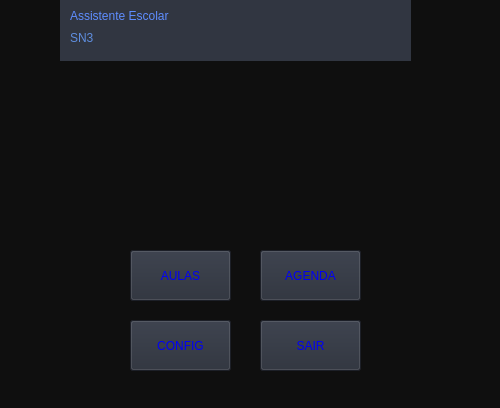
<?xml version="1.0" encoding="UTF-8"?>
<ui version="4.0">
 <class>dialog</class>
 <widget class="QDialog" name="dialog">
  <property name="geometry">
   <rect>
    <x>0</x>
    <y>0</y>
    <width>500</width>
    <height>408</height>
   </rect>
  </property>
  <property name="windowTitle">
   <string>Página inicial</string>
  </property>
  <property name="styleSheet">
   <string notr="true">background-color: rgb(15, 15, 15);
color: rgb(255, 255, 255);</string>
  </property>
  <widget class="QDialogButtonBox" name="buttonBox">
   <property name="geometry">
    <rect>
     <x>10</x>
     <y>600</y>
     <width>461</width>
     <height>32</height>
    </rect>
   </property>
   <property name="orientation">
    <enum>Qt::Horizontal</enum>
   </property>
   <property name="standardButtons">
    <set>QDialogButtonBox::Cancel|QDialogButtonBox::Ok</set>
   </property>
  </widget>
  <widget class="QLabel" name="label">
   <property name="geometry">
    <rect>
     <x>60</x>
     <y>0</y>
     <width>351</width>
     <height>61</height>
    </rect>
   </property>
   <property name="styleSheet">
    <string notr="true">background-color: rgb(49,54,65);
</string>
   </property>
   <property name="text">
    <string/>
   </property>
  </widget>
  <widget class="QLabel" name="label_2">
   <property name="geometry">
    <rect>
     <x>70</x>
     <y>0</y>
     <width>291</width>
     <height>31</height>
    </rect>
   </property>
   <property name="styleSheet">
    <string notr="true">background-color: rgb(49,54,65);
color: rgb(94,141,255);
font: 87 20pt &quot;Arial Black&quot;;</string>
   </property>
   <property name="text">
    <string>Assistente Escolar</string>
   </property>
  </widget>
  <widget class="QLabel" name="label_3">
   <property name="geometry">
    <rect>
     <x>70</x>
     <y>30</y>
     <width>51</width>
     <height>16</height>
    </rect>
   </property>
   <property name="styleSheet">
    <string notr="true">background-color: rgb(49,54,65);
color: rgb(94,141,222);
font: 87 12pt &quot;Arial Black&quot;;</string>
   </property>
   <property name="text">
    <string>SN3</string>
   </property>
  </widget>
  <widget class="QPushButton" name="Button_aulas">
   <property name="geometry">
    <rect>
     <x>130</x>
     <y>250</y>
     <width>101</width>
     <height>51</height>
    </rect>
   </property>
   <property name="styleSheet">
    <string notr="true">background-color: rgb(39,44,55);
color: rgb(0,0,245);
font: 87 10pt &quot;Arial Black&quot;;</string>
   </property>
   <property name="text">
    <string>AULAS</string>
   </property>
  </widget>
  <widget class="QPushButton" name="Button_agenda">
   <property name="geometry">
    <rect>
     <x>260</x>
     <y>250</y>
     <width>101</width>
     <height>51</height>
    </rect>
   </property>
   <property name="styleSheet">
    <string notr="true">background-color: rgb(39,44,55);
color: rgb(0,0,245);
font: 87 10pt &quot;Arial Black&quot;;</string>
   </property>
   <property name="text">
    <string>AGENDA</string>
   </property>
  </widget>
  <widget class="QPushButton" name="Button_sair">
   <property name="geometry">
    <rect>
     <x>260</x>
     <y>320</y>
     <width>101</width>
     <height>51</height>
    </rect>
   </property>
   <property name="styleSheet">
    <string notr="true">background-color: rgb(39,44,55);
color: rgb(0,0,245);
font: 87 10pt &quot;Arial Black&quot;;</string>
   </property>
   <property name="text">
    <string>SAIR</string>
   </property>
  </widget>
  <widget class="QPushButton" name="Button_config">
   <property name="geometry">
    <rect>
     <x>130</x>
     <y>320</y>
     <width>101</width>
     <height>51</height>
    </rect>
   </property>
   <property name="styleSheet">
    <string notr="true">color: rgb(0,0,245);
background-color: rgb(39,44,55);
font: 87 10pt &quot;Arial Black&quot;;</string>
   </property>
   <property name="text">
    <string>CONFIG</string>
   </property>
  </widget>
 </widget>
 <resources/>
 <connections>
  <connection>
   <sender>buttonBox</sender>
   <signal>accepted()</signal>
   <receiver>dialog</receiver>
   <slot>accept()</slot>
   <hints>
    <hint type="sourcelabel">
     <x>248</x>
     <y>254</y>
    </hint>
    <hint type="destinationlabel">
     <x>157</x>
     <y>274</y>
    </hint>
   </hints>
  </connection>
  <connection>
   <sender>buttonBox</sender>
   <signal>rejected()</signal>
   <receiver>dialog</receiver>
   <slot>reject()</slot>
   <hints>
    <hint type="sourcelabel">
     <x>316</x>
     <y>260</y>
    </hint>
    <hint type="destinationlabel">
     <x>286</x>
     <y>274</y>
    </hint>
   </hints>
  </connection>
 </connections>
</ui>
